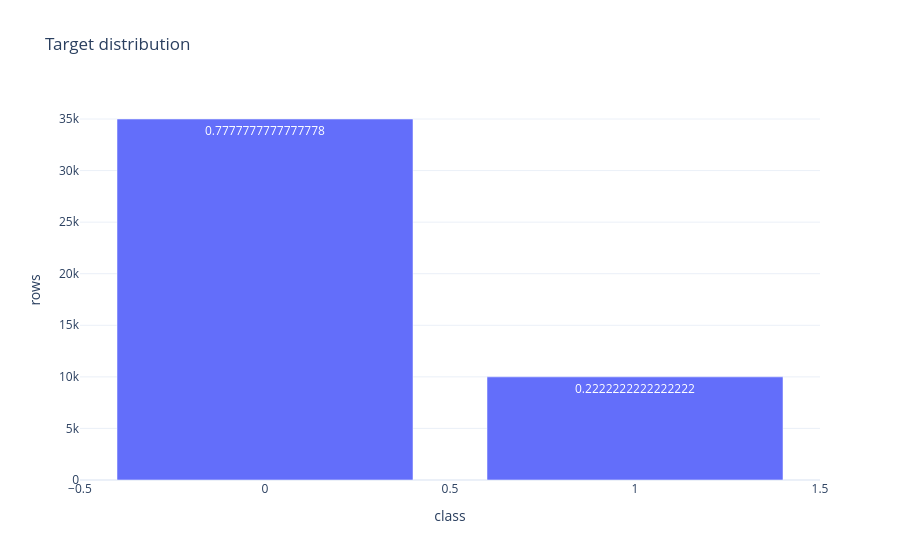

The code cell stored with this chart in its notebook:
### Markdown cell above
## Target Distribution

### Code cell
target = result.raw[settings.target_column].value_counts().rename_axis("class").reset_index(name="rows")
target["rate"] = target["rows"] / len(result.raw)
display(target)
px.bar(target, x="class", y="rows", text="rate", title="Target distribution", template="plotly_white").show()

### Figure 1 — Plotly figure (JSON) as saved in the notebook; plotly's stock layout.template omitted (floating-point values rounded to 4 significant figures)
{"data": [{"hovertemplate": "class=%{x}<br>rows=%{y}<br>rate=%{text}<extra></extra>", "legendgroup": "", "marker": {"color": "#636efa", "pattern": {"shape": ""}}, "name": "", "orientation": "v", "showlegend": false, "text": [0.7778, 0.2222], "textposition": "auto", "type": "bar", "x": [0, 1], "xaxis": "x", "y": [35000, 10000], "yaxis": "y"}], "layout": {"barmode": "relative", "legend": {"tracegroupgap": 0}, "title": {"text": "Target distribution"}, "xaxis": {"anchor": "y", "domain": [0, 1], "title": {"text": "class"}}, "yaxis": {"anchor": "x", "domain": [0, 1], "title": {"text": "rows"}}}}
